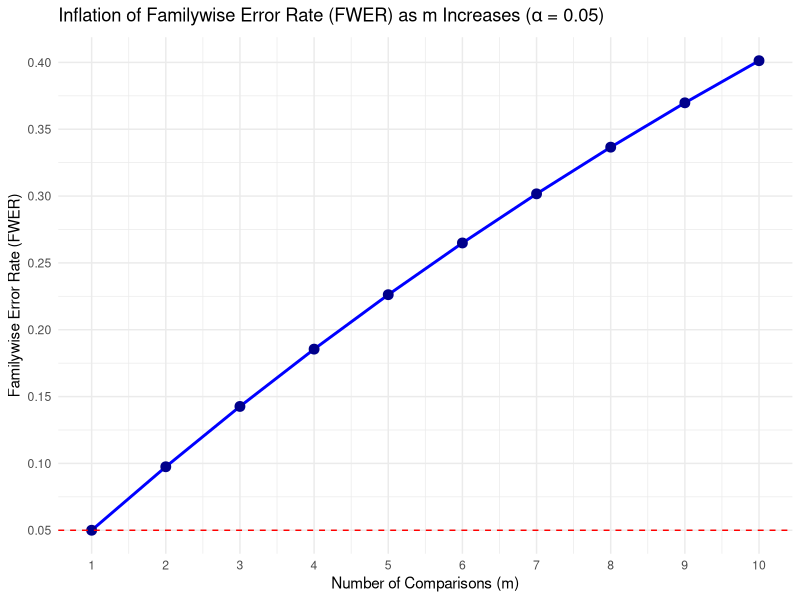

Generate this figure with R:
## ---- chunk 1
library(tidyverse)
tibble(PlantGrowth) |>
  group_by(group) |>
  summarize(count = n(),
            mean = mean(weight))
## ---- chunk 2
#| echo: false

anova_model <- aov(weight ~ group, data = PlantGrowth)

summary(anova_model)
## ---- chunk 3
#| echo: false

anova_model <- aov(weight ~ group, data = PlantGrowth)

summary(anova_model)
## ---- chunk 4
#| echo: false
# Load the ggplot2 library for plotting
library(ggplot2)

# Set the individual test significance level (alpha)
alpha <- 0.05

# Define the range of comparisons (m) from 1 to 10
m_values <- 1:10

# Calculate the Familywise Error Rate (FWER) for each m
# FWER = 1 - (1 - alpha)^m
fwer_values <- 1 - (1 - alpha)^m_values

# Create a data frame for plotting
plot_data <- data.frame(
  m = m_values,
  FWER = fwer_values
)

# Plot the FWER vs. the number of comparisons (m)
ggplot(plot_data, aes(x = m, y = FWER)) +
  
  # Add the line and points for the FWER
  geom_line(color = "blue", linewidth = 1) +
  geom_point(color = "darkblue", size = 3) +
  
  # Add a horizontal line at the nominal alpha level (0.05)
  geom_hline(yintercept = alpha, linetype = "dashed", color = "red") +
  
  # Add labels and title
  labs(
    title = expression(paste("Inflation of Familywise Error Rate (FWER) as m Increases (", alpha, " = 0.05)")),
    x = "Number of Comparisons (m)",
    y = "Familywise Error Rate (FWER)"
  ) +
  
  # Customize scales
  scale_x_continuous(breaks = m_values) +
  scale_y_continuous(breaks = seq(0, max(fwer_values) + 0.05, 0.05)) +
  
  # Apply a clean theme
  theme_minimal()
## ---- chunk 5
#| echo: true
qtukey(p = 0.95, nmeans = 3, df = 27)
## ---- chunk 6
anova_model <- aov(weight ~ group, data = PlantGrowth)

plant_tukey <- TukeyHSD(anova_model)

plant_tukey
## ---- chunk 7
pairwise.t.test(
  PlantGrowth$weight,
  PlantGrowth$group,
  p.adjust.method = "none"
)
## ---- chunk 8
#| echo: false
set.seed(249);  group = rep(1:3, each=2); y = group + rnorm(6); mod = aov(y~factor(group)); summary(mod); TukeyHSD(mod)
